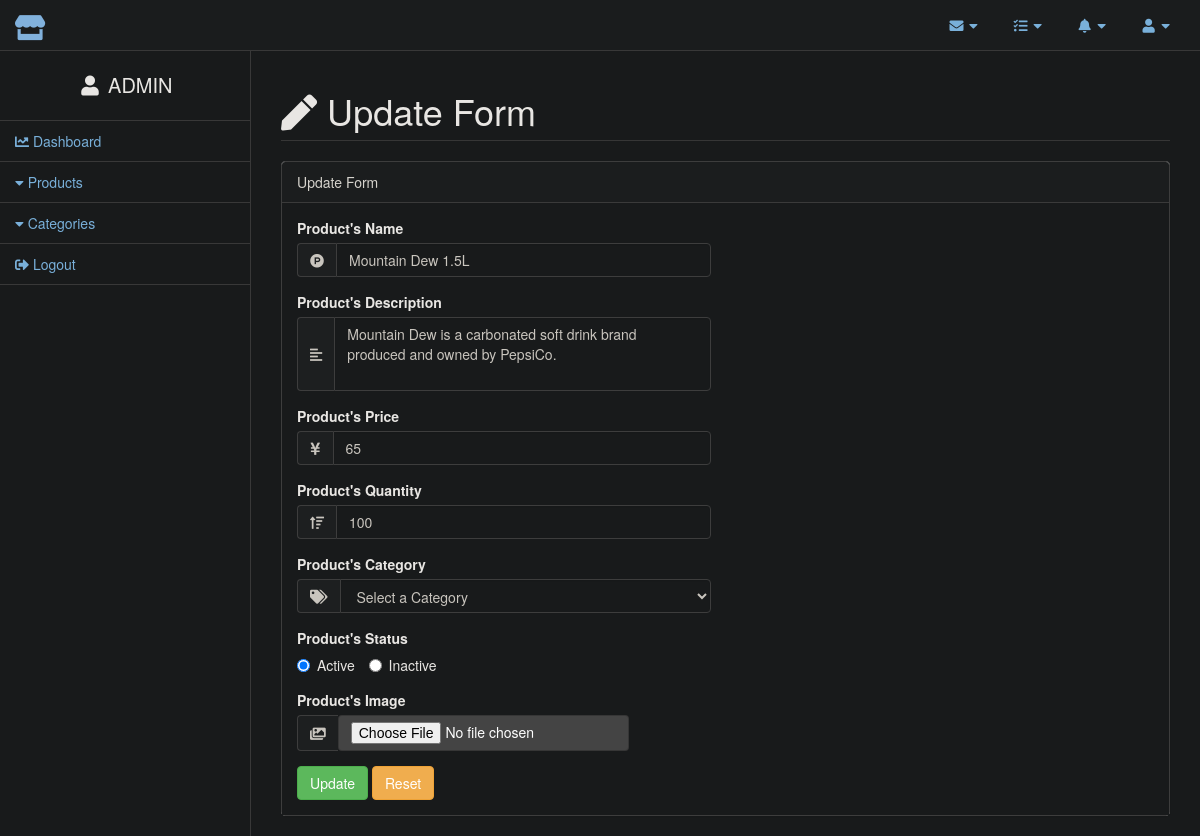
Page /update_item.php?id=54 (signed in) on the committed database.
### tables this page shows
CREATE TABLE `inventory` (
  `id` int(11) NOT NULL,
  `product_name` varchar(255) NOT NULL,
  `product_description` varchar(500) NOT NULL,
  `product_price` int(11) NOT NULL,
  `product_quantity` int(11) NOT NULL,
  `category` tinytext NOT NULL,
  `status` tinytext NOT NULL,
  `image` varchar(255) NOT NULL
);

### update_item_form.php (the view, shortened to what this page needs)
<div class="row">
    <div class="col-lg-12">
        <div class="panel panel-default">
            <div class="panel-heading">
                Update Form
            </div>
            <div class="panel-body">
                <div class="row">
                    <div class="col-lg-6">
                        <form class="cmxform" role="form" id="update_form" action="<?php echo htmlspecialchars($_SERVER["PHP_SELF"]);?>" method="post" enctype="multipart/form-data">
                            <div class="form-group">
                                <label for="product_name">Product's Name</label>
                                <div class="input-group">
                                    <span class="input-group-addon"><i class="fab fa-product-hunt"></i></span>
                                    <input type="text" id="product_name" name="product_name" class="form-control" value="<?php echo $product_name;?>"/>
                                </div>
                            </div>
                            <div class="form-group">
                                <label for="product_des">Product's Description</label>
                                <div class="input-group">
                                    <span class="input-group-addon"><i class="fas fa-align-left"></i></span>
                                    <textarea class="form-control" rows="3" style="resize: none;" id="product_des" name="product_des"><?php echo $product_des;?></textarea>
                                </div>
                            </div>
                            <div class="form-group">
                                <label for="product_price">Product's Price</label>
                                <div class="input-group">
                                    <span class="input-group-addon"><i class="fas fa-yen-sign"></i></span>
                                    <input type="number" id="product_price" name="product_price" class="form-control" min="1" value="<?php echo $product_price;?>"/>
                                </div>
                            </div>
                            <div class="form-group">
                                <label for="product_quantity">Product's Quantity</label>
                                <div class="input-group">
                                    <span class="input-group-addon"><i class="fas fa-sort-amount-up"></i></span>
                                    <input type="number" id="product_quantity" name="product_quantity" class="form-control" min="0" value="<?php echo $product_quantity;?>"/>
                                </div>
                            </div>
                            <div class="form-group">
                                <label for="category">Product's Category</label>
                                <div class="input-group">
                                    <span class="input-group-addon"><i class="fas fa-tags"></i></span>
                                    <select id="category" name="category" class="form-control">
                                        <option value="default">Select a Category</option>
                                    </select>
                                </div>
                            </div>
                            <div class="form-group">
                                <label>Product's Status</label>
                                <br>
                                <label class="radio-inline">
                                    <input type="radio" name="product_status" id="active_product" value="Active" checked/>Active
                                </label>
                                <label class="radio-inline">
                                    <input type="radio" name="product_status" id="inactive_product" value="Inactive"/>Inactive
                                </label>
                            </div>
                            <div class="form-group">
                                <label for="product_image">Product's Image</label>
                                <div class="input-group">
                                    <span class="input-group-addon"><i class="fas fa-images"></i></span>
                                    <input type="file" name="product_image" id="product_image" class="btn btn-github">
                                </div>
                            </div>
                            <button type="submit" class="btn btn-success" name="update">Update</button>
                            <button type="reset" class="btn btn-warning">Reset</button>
                        </form>
                    </div>
                </div>
            </div>
        </div>
    </div>
</div>

### rows in the picture
inventory: product_name "Mountain Dew 1.5L", product_des "Mountain Dew is a carbonated soft drink brand produced and owned by PepsiCo.", product_price "65", product_quantity "100"

### other values in the picture
$_SESSION['username'] "ADMIN"
